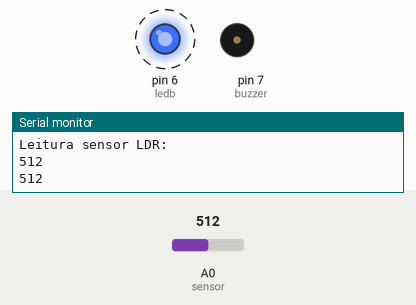
Bench run of a sketch on a simulated Arduino Uno, built with avr-gcc and run on an emulated ATmega328P. Shown: output pins drawn as LEDs (lit = HIGH), buzzer (waves = sounding), the last lines printed to the serial monitor. Dashed ring = blinking. Inputs (shaded band) come from the test bench; at power-on: A0 (sensor) = 512.

Above: at 1.8 s.
1.9 s: A0 (sensor) set to 111
5.4 s: A0 (sensor) set to 94
At 7.4 s:
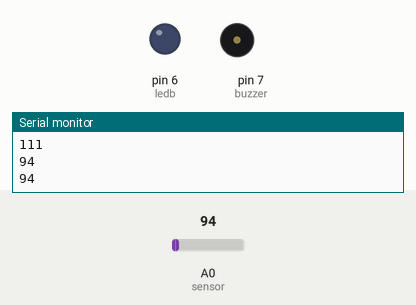
9.5 s: A0 (sensor) set to 110
At 10.2 s:
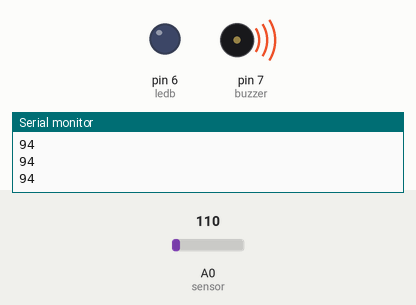
13.6 s: A0 (sensor) set to 90
At 14.3 s:
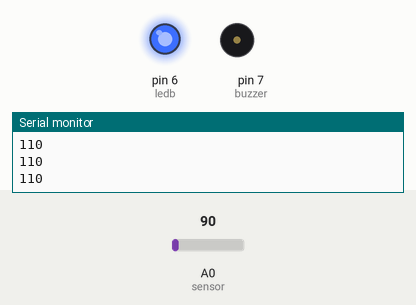
Timing chart, 0 to 18.7 s (numbered marks = the images above; inputs shaded):
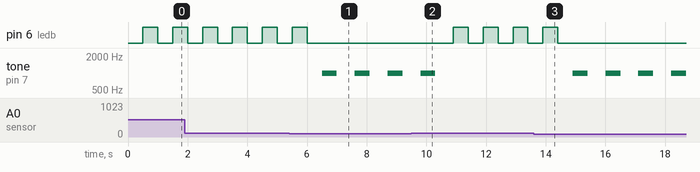

Measured:
- the behaviour switches between 100 and 99 on A0 (sensor) (found by bisection; images 0 and 1)
- after the input at 5.4 s, pin 6 (ledb): goes on until 6.0 s, then stays LOW; tone on pin 7 (buzzer): alternates 1000 Hz for 0.50 s and silent for 0.60 s, starting after 1.1 s
- after the input at 9.5 s, pin 6 (ledb): alternates HIGH for 0.50 s and LOW for 0.50 s, starting after 1.4 s; tone on pin 7 (buzzer): goes on until 10.3 s, then stays silent
- after the input at 13.6 s, pin 6 (ledb): goes on until 14.4 s, then stays LOW; tone on pin 7 (buzzer): alternates 1000 Hz for 0.50 s and silent for 0.60 s, starting after 1.3 s
- by itself, pin 6 (ledb): alternates HIGH for 0.50 s and LOW for 0.50 s

The sketch:

LDR_Buzzer_Leds_verm_verd.ino
```cpp
int buzzer=7, sensor=0, valorsensor=0, ledb=6;

void setup(){
  Serial.begin(9600);
  pinMode(buzzer, OUTPUT);
  pinMode(ledb,OUTPUT);
  Serial.println("Leitura sensor LDR:");

}

void loop(){
  digitalWrite(ledb, LOW);
  int valorsensor = analogRead(sensor);
  Serial.println(valorsensor);
  delay (500);

  if (valorsensor < 100){
    digitalWrite(ledb, LOW);
    tone (buzzer,1000);
    delay(500);
    noTone(buzzer);
    delay(100);
  }
  else {
    noTone(buzzer);
    digitalWrite(ledb, HIGH);
    delay(500);
  }

}
```
